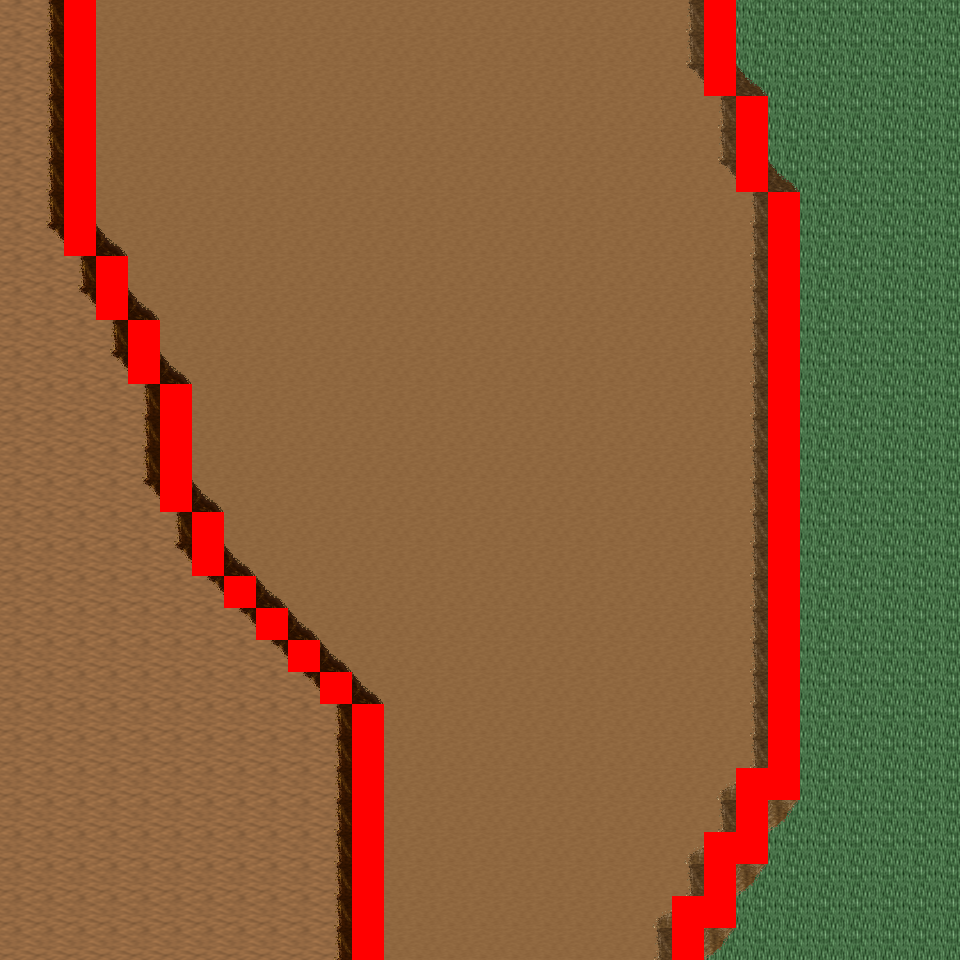

This game map was drawn from its Tiled (.tmx) file and the tilesets committed beside it. A one-line description and the trimmed map source follow:
An orthogonal 30x30 tile map with 32x32 px tiles, 6 tile layers (Ground, Object, Object2, Above, ...), 8 tilesets and 5 objects (5x mapExit).

<map version="1.0" orientation="orthogonal" renderorder="right-down" width="30" height="30" tilewidth="32" tileheight="32" nextobjectid="6">
  <tileset firstgid="1" name="tileset_logic_collision" tilewidth="32" tileheight="32" tilecount="1" columns="1">
    <image source="../drawable/tileset_logic_collision.png" width="32" height="32" />
  </tileset>
  <tileset firstgid="2" name="tileset_ground_ground" tilewidth="32" tileheight="32" tilecount="33" columns="3">
    <image source="../drawable/tileset_ground_ground.png" width="96" height="352" />
  </tileset>
  <tileset firstgid="35" name="tileset_ground_ridge_earth_pale" tilewidth="32" tileheight="32" tilecount="96" columns="12">
    <image source="../drawable/tileset_ground_ridge_earth_pale.png" width="384" height="256" />
  </tileset>
  <tileset firstgid="131" name="tileset_ground_ridge_earth_dark" tilewidth="32" tileheight="32" tilecount="96" columns="12">
    <image source="../drawable/tileset_ground_ridge_earth_dark.png" width="384" height="256" />
  </tileset>
  <tileset firstgid="227" name="tileset_terrain_desert" tilewidth="32" tileheight="32" tilecount="88" columns="8">
    <image source="../drawable/tileset_terrain_desert.png" width="256" height="352" />
  </tileset>
  <tileset firstgid="315" name="tileset_plant_tree_tree_darkgreen" tilewidth="32" tileheight="32" tilecount="88" columns="8">
    <image source="../drawable/tileset_plant_tree_tree_darkgreen.png" width="256" height="352" />
  </tileset>
  <tileset firstgid="403" name="tileset_ground_sand_2" tilewidth="32" tileheight="32" tilecount="15" columns="5">
    <image source="../drawable/tileset_ground_sand_2.png" width="160" height="96" />
  </tileset>
  <tileset firstgid="418" name="tileset_plant_cactus_2" tilewidth="32" tileheight="32" tilecount="10" columns="5">
    <image source="../drawable/tileset_plant_cactus_2.png" width="160" height="64" />
  </tileset>
  <layer name="Ground" width="30" height="30">
    <data>[900 cells, 900 non-empty, 3 distinct tile ids]</data>
  </layer>
  <layer name="Object" width="30" height="30">
    <data>[900 cells, 137 non-empty, 15 distinct tile ids]</data>
  </layer>
  <layer name="Object2" width="30" height="30">
    <data>[900 cells, 0 non-empty, 0 distinct tile ids]</data>
  </layer>
  <layer name="Above" width="30" height="30">
    <data>[900 cells, 0 non-empty, 0 distinct tile ids]</data>
  </layer>
  <layer name="Above2" width="30" height="30">
    <data>[900 cells, 0 non-empty, 0 distinct tile ids]</data>
  </layer>
  <layer name="Walkable" width="30" height="30">
    <data>[900 cells, 63 non-empty, 1 distinct tile ids]</data>
  </layer>
  <objectgroup name="MapEvents">
    <object id="1" name="south" type="mapExit" x="0" y="928" width="352" height="32">
      <properties>
        <property name="map" value="level_0_x54_y146" />
        <property name="x" value="0" />
        <property name="y" value="1" />
      </properties>
    </object>
    <object id="2" name="south2" type="mapExit" x="384" y="928" width="288" height="32">
      <properties>
        <property name="map" value="level_0_x54_y146" />
        <property name="x" value="12" />
        <property name="y" value="1" />
      </properties>
    </object>
    <object id="3" name="south3" type="mapExit" x="704" y="928" width="256" height="32">
      <properties>
        <property name="map" value="level_0_x54_y146" />
        <property name="x" value="22" />
        <property name="y" value="1" />
      </properties>
    </object>
    <object id="4" name="west" type="mapExit" x="0" y="0" width="32" height="960">
      <properties>
        <property name="map" value="level_0_x53_y145" />
        <property name="x" value="28" />
        <property name="y" value="0" />
      </properties>
    </object>
    <object id="5" name="east" type="mapExit" x="928" y="0" width="32" height="960">
      <properties>
        <property name="map" value="level_0_x55_y145" />
        <property name="x" value="1" />
        <property name="y" value="0" />
      </properties>
    </object>
  </objectgroup>
</map>
